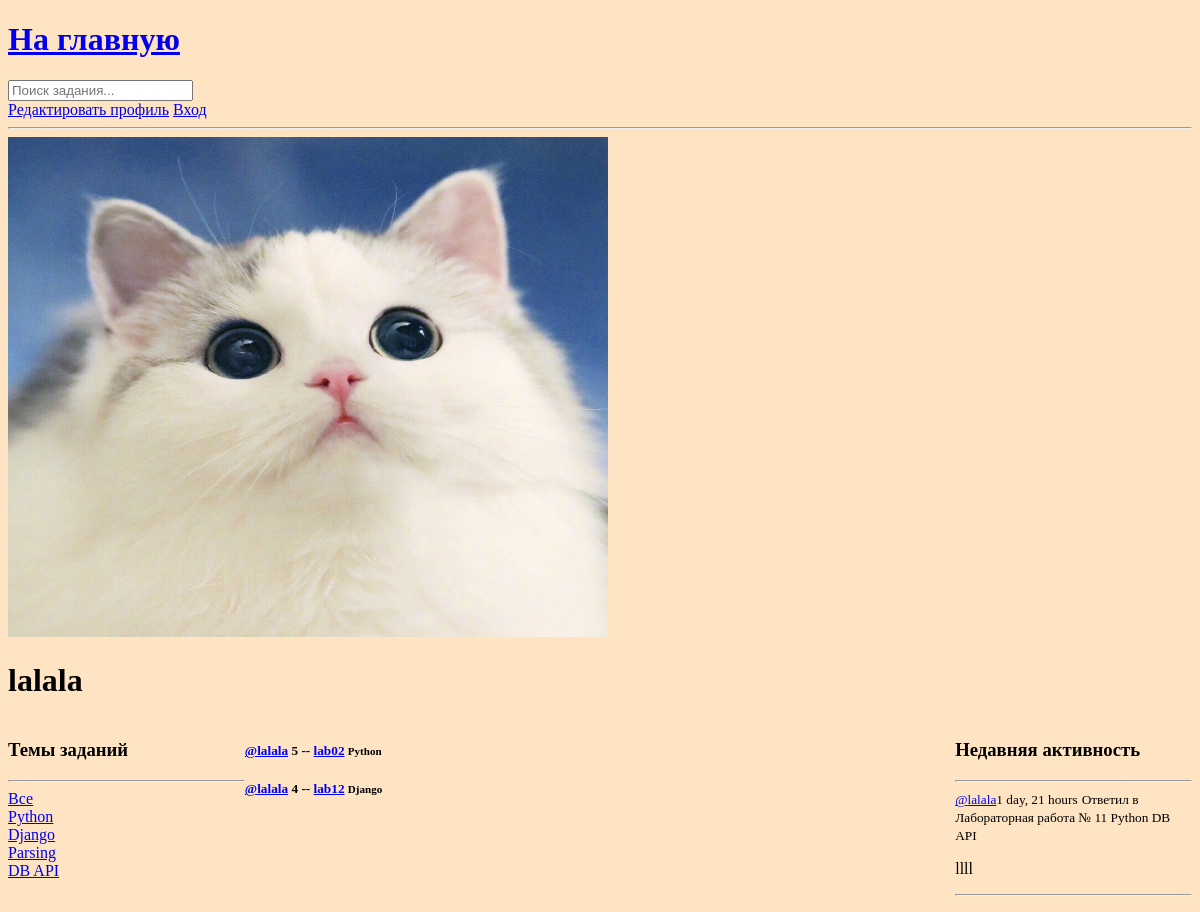
Page /profile/4/ on the earlier database version.
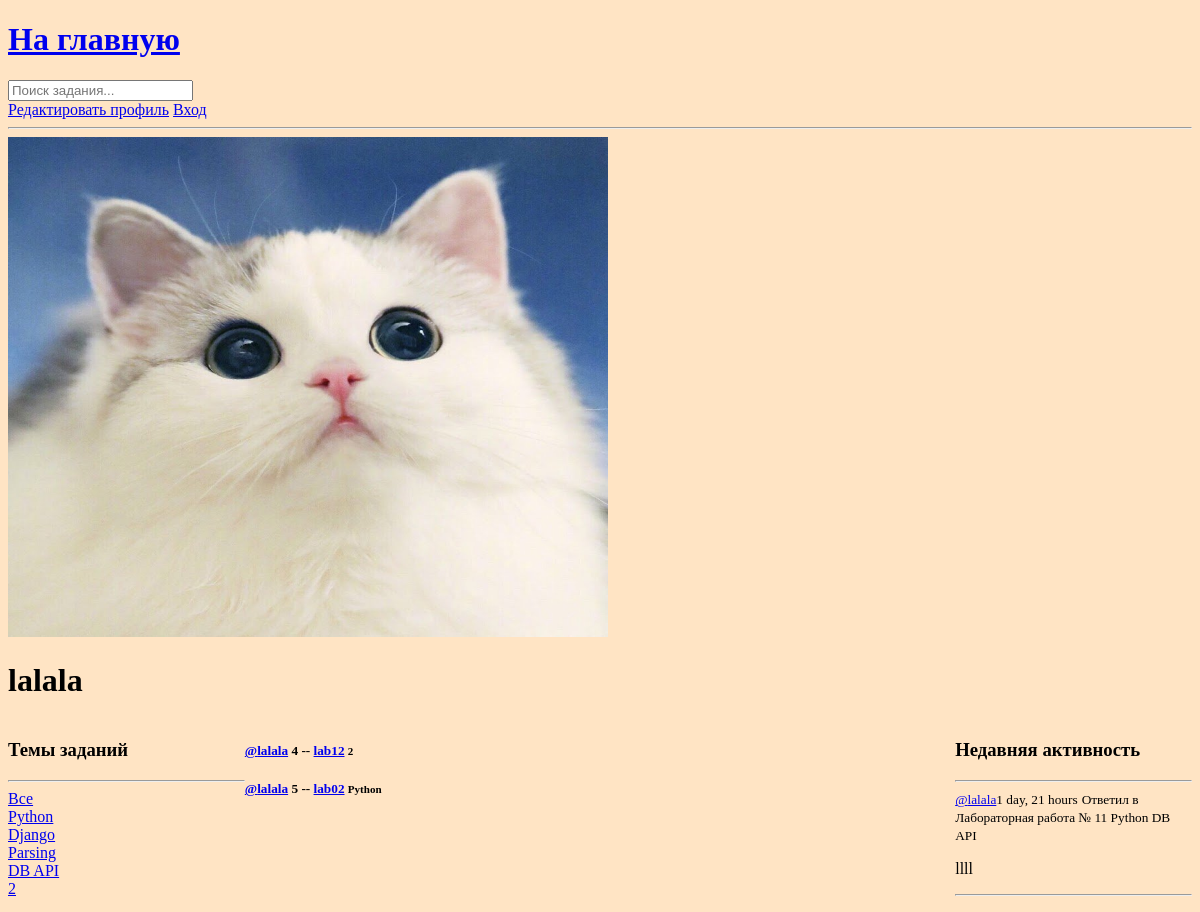
Same page on the later database version.
### base/models.py (models this page shows, shortened)
class Topic(models.Model):
    name=models.CharField(max_length=200)

class Task(models.Model):
    host=models.ForeignKey(User, on_delete=models.SET_NULL, null=True)
    topic=models.ForeignKey(Topic, on_delete=models.SET_NULL, null=True)
    name=models.CharField(max_length=200)
    description=models.TextField(null=True, blank=True)
    participants=models.ManyToManyField(User, related_name='participants',blank=True)
    updated = models.DateTimeField(auto_now=True)
    created=models.DateTimeField(auto_now_add=True)
    class Meta:
        ordering=['-updated','-created']
    def __str__(self):
        return self.name

class Message(models.Model):
    user=models.ForeignKey(User, on_delete=models.CASCADE)
    task=models.ForeignKey(Task, on_delete=models.CASCADE)
    body=models.TextField()
    updated = models.DateTimeField(auto_now=True)
    created=models.DateTimeField(auto_now_add=True)
    class Meta:
        ordering=['-updated','-created']
    def __str__(self):
        return self.body[0:50]

### base/views.py (the view)
# urls.py: path('profile/<str:pk>/', views.userProfile, name="user-profile"),
def userProfile(request, pk):
    user=User.objects.get(id=pk)
    tasks=user.task_set.all()
    task_messages=user.message_set.all()
    topics=Topic.objects.all()
    context={'user': user, 'tasks':tasks,'task_messages':task_messages,'topics':topics}
    return render(request,'base/profile.html', context)

### base/templates/base/profile.html (shortened to what this page needs)
{% extends 'main.html' %}
{% block content %}
<h1>{{user.username}}</h1>
<div class="profile-container">
    <div>
        {% include 'base/topics_component.html' %}
    </div>
    <div>
        {% include 'base/feed_component.html' %}
    </div>
    <div>
        {% include 'base/activity_component.html' %}
    </div>
</div>
{% endblock content %}

### base/templates/base/topics_component.html
<h3>Темы заданий</h3>
<hr>
<div>
    <a href="{% url 'home' %}">Все</a>
</div>
{% for topic in topics %}
    <div>
        <a href="{% url 'home' %}?q={{topic.name}}">{{topic.name}}</a>
    </div>
{% endfor %}

### base/templates/base/feed_component.html (shortened to what this page needs)
{% for task in tasks %}
            <div>
                <h5>
                    <a href="{% url 'user-profile' task.host.id %}"> @{{task.host.username}}</a>
                    {{task.id}} -- <a href="{% url 'task' task.id %}"> {{task.name}}</a>
                    <small>{{task.topic.name}}</small>
                </h5>
            </div>
            {% endfor %}

### base/templates/base/activity_component.html (shortened to what this page needs)
<h3>Недавняя активность</h3>
        <hr>
        {% for message in task_messages %}
            <div>
                <small><a href="{% url 'user-profile' message.user.id %}">@{{message.user}}</a>{{message.created|timesince}}</small>
                <small >Ответил в {{message.task}}</small>
                <p>{{message}}</p>
                <hr>
            </div>
        {% endfor %}

Differences in the rows shown:
added Topic: name "2"
changed Task "lab12": topic.name "Django" → "2"; moves up the list
